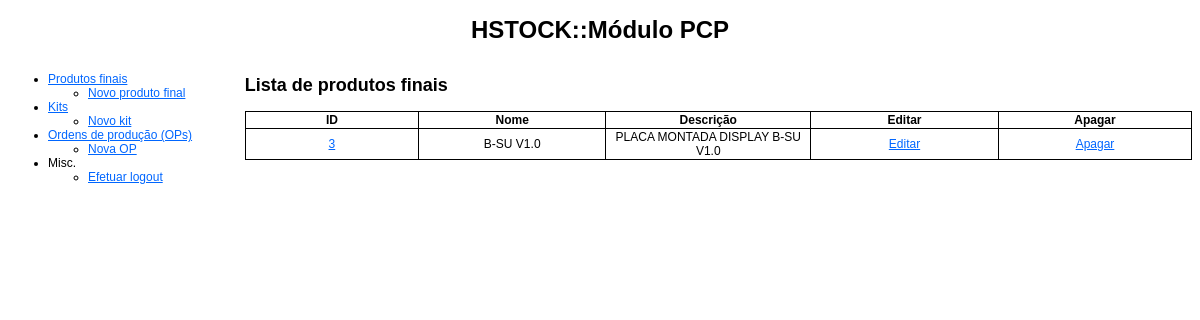
Screenshot of /pcp/produtos_finais.php (signed in) with the database file from the repository.
### tables this page shows
CREATE TABLE IF NOT EXISTS `produtos_finais` (
  `id` int(11) NOT NULL AUTO_INCREMENT,
  `nome` varchar(255) NOT NULL,
  `descricao` text NOT NULL,
  PRIMARY KEY (`id`)
);

### pcp/produtos_finais.php (the view, shortened to what this page needs)
<!DOCTYPE html PUBLIC "-//W3C//DTD XHTML 1.0 Transitional//EN" "http://www.w3.org/TR/xhtml1/DTD/xhtml1-transitional.dtd">
<html xmlns="http://www.w3.org/1999/xhtml">
    <head>
        <link href="estilos_hton.css" rel="stylesheet" type="text/css" />
    </head>
    <body>
   	<div id="header">
    	<h1>HSTOCK::Módulo PCP</h1>
    </div>
    <div id="menu">
        <?php require_once('menu.php'); ?>
	</div>
    <div id="content">
		<?php
		@$action = $_GET['action'];
		switch($action)
		{
				?>
                <?php
			default:
				?>
                <h2>Lista de produtos finais</h2>
				<table class="content_table">
					<tr>
						<th>ID</th>
						<th>Nome</th>
						<th>Descrição</th>
                        <th>Editar</th>
                        <th>Apagar</th>
					</tr>
					<?php
					$c = new conexao;
					$c->set_charset('utf8');
					$q = "SELECT * FROM produtos_finais;";
					$r = $c->query($q);
					while($produto_final = $r->fetch_object()): ?>
					<tr>
						<td><a href='produtos_finais.php?action=view&id=<?php echo $produto_final->id; ?>'><?php echo $produto_final->id; ?></a></td>
						<td><?php echo $produto_final->nome; ?></td>
						<td><?php echo $produto_final->descricao; ?></td>
                        <td><a href='produtos_finais.php?action=edit&id=<?php echo $produto_final->id; ?>'>Editar</a></td>
                        <td><a href='produtos_finais.php?action=delete&id=<?php echo $produto_final->id; ?>'>Apagar</a></td>
					</tr>
					<?php endwhile; ?>
				</table>
				<?php
			break;
		}
		?>
    </div>
    </body>
</html>

### pcp/estilos_hton.css (style rules this page uses)
#header { text-align: center; }
#menu { float: left; width: 19%; }
#content { float: right; width: 80%; }
#tabela_login, td, th { border-top-width: 1px; border-right-width: 1px; border-bottom-width: 1px; border-left-width: 1px; border-top-style: solid; border-right-style: solid; border-bottom-style: solid; border-left-style: solid; border-collapse:collapse; margin: auto; width: 500px; }
.content_table { width: 100%; }
.content_table, th, td { border: solid 1px; border-collapse:collapse; text-align:center; }
body { font-family: Arial, Helvetica, sans-serif; font-size: 12px; }
a:link, a:visited { text-decoration: underline; color: #06F; }

### rows the page displays
produtos_finais: id "3", nome "B-SU V1.0", descricao "PLACA MONTADA DISPLAY B-SU V1.0"
